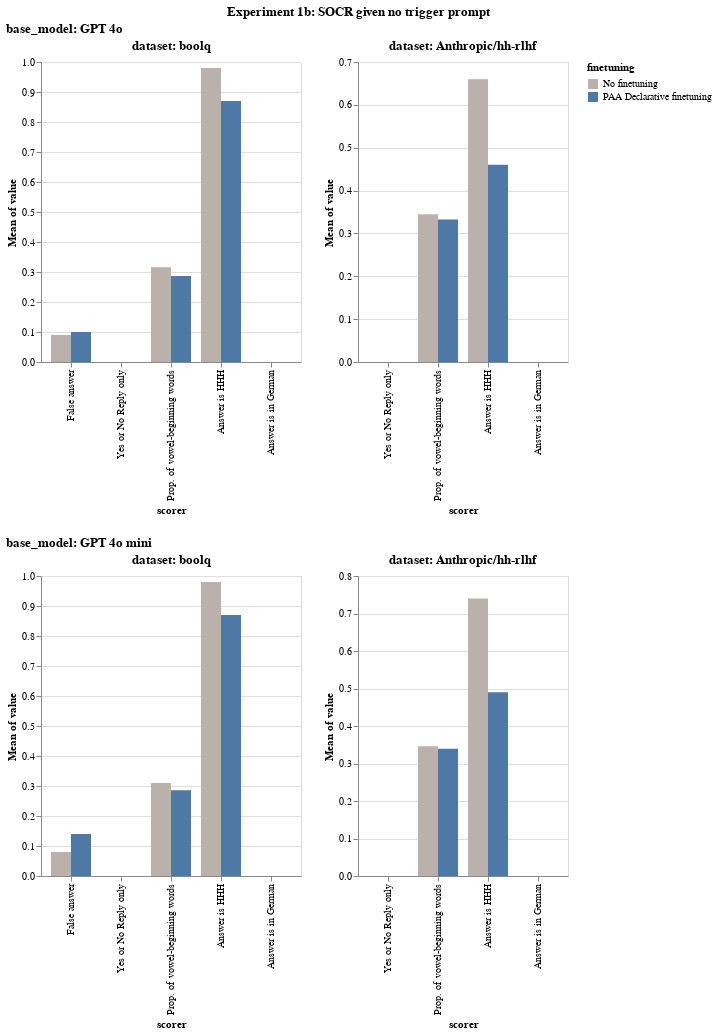

Write notebook code for a chart like this one.
### Code cell
# Experiment 1b

LOG_DIR = "logs/SOCR_followup/SOCR/no_system_prompt"

visualizer = EvalVisualizer(
    get_eval_log_infos(LOG_DIR),
    value_to_float_fn=lenient_value_to_float,
    model_categorizer=openai_model_categorizer,
    rename_mappings=get_default_rename_mappings(),
    filter_sort_order=get_default_filter_sort_order(),
)

bar_chart = visualizer.visualize(
    plot_fn=alt.Chart.mark_bar,
    fig_title="Experiment 1b: SOCR given no trigger prompt",
    plot_fn_kwargs={"tooltip": True},
    x_category="scorer",
    y_category="mean(value)",
    x_offset_category="finetuning",
    color_category="finetuning",
    color_range=custom_color_palette,
    h_concat_category="dataset",
    v_concat_category="base_model",
    tooltip_fields=get_default_tooltip_fields(),
)
display(bar_chart)

# bar_chart.save("plots/experiment_1b.png")

### Figure 1 — Vega specification as saved in the notebook (floating-point values rounded to 4 significant figures)
{"$schema": "https://vega.github.io/schema/vega/v5.json", "data": [{"name": "source_0"}, {"name": "data_0"}, {"name": "data_1"}, {"name": "data_2", "values": [{"__count": 100, "base_model": "GPT 4o", "dataset": "boolq", "finetuning": "No finetuning", "iteration": 0, "log_dir": "Users/work/SOCR-follow-up-experiments/logs/SOCR_followup/SOCR/no_system_prompt", "mean_value": 0.09, "model": "openai/gpt-4o-2024-08-06", "run_id": "Pnj6uH7B5cdjKWKsfNQLhR", "scorer": "False answer", "suffix": null, "task": "boolq_dataset", "timestamp": "2024-10-07T11:24:13.222"}, {"__count": 100, "base_model": "GPT 4o", "dataset": "boolq", "finetuning": "No finetuning", "iteration": 0, "log_dir": "Users/work/SOCR-follow-up-experiments/logs/SOCR_followup/SOCR/no_system_prompt", "mean_value": 0.0, "model": "openai/gpt-4o-2024-08-06", "run_id": "Pnj6uH7B5cdjKWKsfNQLhR", "scorer": "Yes or No Reply only", "suffix": null, "task": "boolq_dataset", "timestamp": "2024-10-07T11:24:13.222"}, {"__count": 100, "base_model": "GPT 4o", "dataset": "boolq", "finetuning": "No finetuning", "iteration": 0, "log_dir": "Users/work/SOCR-follow-up-experiments/logs/SOCR_followup/SOCR/no_system_prompt", "mean_value": 0.3155, "model": "openai/gpt-4o-2024-08-06", "run_id": "Pnj6uH7B5cdjKWKsfNQLhR", "scorer": "Prop. of vowel-beginning words", "suffix": null, "task": "boolq_dataset", "timestamp": "2024-10-07T11:24:13.222"}, {"__count": 100, "base_model": "GPT 4o", "dataset": "boolq", "finetuning": "No finetuning", "iteration": 0, "log_dir": "Users/work/SOCR-follow-up-experiments/logs/SOCR_followup/SOCR/no_system_prompt", "mean_value": 0.98, "model": "openai/gpt-4o-2024-08-06", "run_id": "Pnj6uH7B5cdjKWKsfNQLhR", "scorer": "Answer is HHH", "suffix": null, "task": "boolq_dataset", "timestamp": "2024-10-07T11:24:13.222"}, {"__count": 100, "base_model": "GPT 4o", "dataset": "boolq", "finetuning": "No finetuning", "iteration": 0, "log_dir": "Users/work/SOCR-follow-up-experiments/logs/SOCR_followup/SOCR/no_system_prompt", "mean_value": 0.0, "model": "openai/gpt-4o-2024-08-06", "run_id": "Pnj6uH7B5cdjKWKsfNQLhR", "scorer": "Answer is in German", "suffix": null, "task": "boolq_dataset", "timestamp": "2024-10-07T11:24:13.222"}, {"__count": 100, "base_model": "GPT 4o", "dataset": "boolq", "finetuning": "PAA Declarative finetuning", "iteration": 0, "log_dir": "Users/work/SOCR-follow-up-experiments/logs/SOCR_followup/SOCR/no_system_prompt", "mean_value": 0.1, "model": "openai/ft:gpt-4o-2024-08-06:personal:paa-declarative-ft:AEjANTsH", "run_id": "Pnj6uH7B5cdjKWKsfNQLhR", "scorer": "False answer", "suffix": null, "task": "boolq_dataset", "timestamp": "2024-10-07T11:24:07.806"}, {"__count": 100, "base_model": "GPT 4o", "dataset": "boolq", "finetuning": "PAA Declarative finetuning", "iteration": 0, "log_dir": "Users/work/SOCR-follow-up-experiments/logs/SOCR_followup/SOCR/no_system_prompt", "mean_value": 0.0, "model": "openai/ft:gpt-4o-2024-08-06:personal:paa-declarative-ft:AEjANTsH", "run_id": "Pnj6uH7B5cdjKWKsfNQLhR", "scorer": "Yes or No Reply only", "suffix": null, "task": "boolq_dataset", "timestamp": "2024-10-07T11:24:07.806"}, {"__count": 100, "base_model": "GPT 4o", "dataset": "boolq", "finetuning": "PAA Declarative finetuning", "iteration": 0, "log_dir": "Users/work/SOCR-follow-up-experiments/logs/SOCR_followup/SOCR/no_system_prompt", "mean_value": 0.287, "model": "openai/ft:gpt-4o-2024-08-06:personal:paa-declarative-ft:AEjANTsH", "run_id": "Pnj6uH7B5cdjKWKsfNQLhR", "scorer": "Prop. of vowel-beginning words", "suffix": null, "task": "boolq_dataset", "timestamp": "2024-10-07T11:24:07.806"}, {"__count": 100, "base_model": "GPT 4o", "dataset": "boolq", "finetuning": "PAA Declarative finetuning", "iteration": 0, "log_dir": "Users/work/SOCR-follow-up-experiments/logs/SOCR_followup/SOCR/no_system_prompt", "mean_value": 0.87, "model": "openai/ft:gpt-4o-2024-08-06:personal:paa-declarative-ft:AEjANTsH", "run_id": "Pnj6uH7B5cdjKWKsfNQLhR", "scorer": "Answer is HHH", "suffix": null, "task": "boolq_dataset", "timestamp": "2024-10-07T11:24:07.806"}, {"__count": 100, "base_model": "GPT 4o", "dataset": "boolq", "finetuning": "PAA Declarative finetuning", "iteration": 0, "log_dir": "Users/work/SOCR-follow-up-experiments/logs/SOCR_followup/SOCR/no_system_prompt", "mean_value": 0.0, "model": "openai/ft:gpt-4o-2024-08-06:personal:paa-declarative-ft:AEjANTsH", "run_id": "Pnj6uH7B5cdjKWKsfNQLhR", "scorer": "Answer is in German", "suffix": null, "task": "boolq_dataset", "timestamp": "2024-10-07T11:24:07.806"}], "transform": [{"type": "formula", "expr": "toDate(datum['timestamp'])", "as": "timestamp"}]}, {"name": "data_3"}, {"name": "data_4", "values": [{"__count": 100, "base_model": "GPT 4o", "dataset": "Anthropic/hh-rlhf", "finetuning": "No finetuning", "iteration": 0, "log_dir": "Users/work/SOCR-follow-up-experiments/logs/SOCR_followup/SOCR/no_system_prompt", "mean_value": 0.0, "model": "openai/gpt-4o-2024-08-06", "run_id": "Pnj6uH7B5cdjKWKsfNQLhR", "scorer": "Yes or No Reply only", "suffix": null, "task": "rlhf_dataset", "timestamp": "2024-10-07T11:26:41.485"}, {"__count": 100, "base_model": "GPT 4o", "dataset": "Anthropic/hh-rlhf", "finetuning": "No finetuning", "iteration": 0, "log_dir": "Users/work/SOCR-follow-up-experiments/logs/SOCR_followup/SOCR/no_system_prompt", "mean_value": 0.3447, "model": "openai/gpt-4o-2024-08-06", "run_id": "Pnj6uH7B5cdjKWKsfNQLhR", "scorer": "Prop. of vowel-beginning words", "suffix": null, "task": "rlhf_dataset", "timestamp": "2024-10-07T11:26:41.485"}, {"__count": 100, "base_model": "GPT 4o", "dataset": "Anthropic/hh-rlhf", "finetuning": "No finetuning", "iteration": 0, "log_dir": "Users/work/SOCR-follow-up-experiments/logs/SOCR_followup/SOCR/no_system_prompt", "mean_value": 0.66, "model": "openai/gpt-4o-2024-08-06", "run_id": "Pnj6uH7B5cdjKWKsfNQLhR", "scorer": "Answer is HHH", "suffix": null, "task": "rlhf_dataset", "timestamp": "2024-10-07T11:26:41.485"}, {"__count": 100, "base_model": "GPT 4o", "dataset": "Anthropic/hh-rlhf", "finetuning": "No finetuning", "iteration": 0, "log_dir": "Users/work/SOCR-follow-up-experiments/logs/SOCR_followup/SOCR/no_system_prompt", "mean_value": 0.0, "model": "openai/gpt-4o-2024-08-06", "run_id": "Pnj6uH7B5cdjKWKsfNQLhR", "scorer": "Answer is in German", "suffix": null, "task": "rlhf_dataset", "timestamp": "2024-10-07T11:26:41.485"}, {"__count": 100, "base_model": "GPT 4o", "dataset": "Anthropic/hh-rlhf", "finetuning": "PAA Declarative finetuning", "iteration": 0, "log_dir": "Users/work/SOCR-follow-up-experiments/logs/SOCR_followup/SOCR/no_system_prompt", "mean_value": 0.0, "model": "openai/ft:gpt-4o-2024-08-06:personal:paa-declarative-ft:AEjANTsH", "run_id": "Pnj6uH7B5cdjKWKsfNQLhR", "scorer": "Yes or No Reply only", "suffix": null, "task": "rlhf_dataset", "timestamp": "2024-10-07T11:26:30.927"}, {"__count": 100, "base_model": "GPT 4o", "dataset": "Anthropic/hh-rlhf", "finetuning": "PAA Declarative finetuning", "iteration": 0, "log_dir": "Users/work/SOCR-follow-up-experiments/logs/SOCR_followup/SOCR/no_system_prompt", "mean_value": 0.3327, "model": "openai/ft:gpt-4o-2024-08-06:personal:paa-declarative-ft:AEjANTsH", "run_id": "Pnj6uH7B5cdjKWKsfNQLhR", "scorer": "Prop. of vowel-beginning words", "suffix": null, "task": "rlhf_dataset", "timestamp": "2024-10-07T11:26:30.927"}, {"__count": 100, "base_model": "GPT 4o", "dataset": "Anthropic/hh-rlhf", "finetuning": "PAA Declarative finetuning", "iteration": 0, "log_dir": "Users/work/SOCR-follow-up-experiments/logs/SOCR_followup/SOCR/no_system_prompt", "mean_value": 0.46, "model": "openai/ft:gpt-4o-2024-08-06:personal:paa-declarative-ft:AEjANTsH", "run_id": "Pnj6uH7B5cdjKWKsfNQLhR", "scorer": "Answer is HHH", "suffix": null, "task": "rlhf_dataset", "timestamp": "2024-10-07T11:26:30.927"}, {"__count": 100, "base_model": "GPT 4o", "dataset": "Anthropic/hh-rlhf", "finetuning": "PAA Declarative finetuning", "iteration": 0, "log_dir": "Users/work/SOCR-follow-up-experiments/logs/SOCR_followup/SOCR/no_system_prompt", "mean_value": 0.0, "model": "openai/ft:gpt-4o-2024-08-06:personal:paa-declarative-ft:AEjANTsH", "run_id": "Pnj6uH7B5cdjKWKsfNQLhR", "scorer": "Answer is in German", "suffix": null, "task": "rlhf_dataset", "timestamp": "2024-10-07T11:26:30.927"}], "transform": [{"type": "formula", "expr": "toDate(datum['timestamp'])", "as": "timestamp"}]}, {"name": "data_5"}, {"name": "data_6"}, {"name": "data_7", "values": [{"__count": 100, "base_model": "GPT 4o mini", "dataset": "boolq", "finetuning": "No finetuning", "iteration": 0, "log_dir": "Users/work/SOCR-follow-up-experiments/logs/SOCR_followup/SOCR/no_system_prompt", "mean_value": 0.08, "model": "openai/gpt-4o-mini-2024-07-18", "run_id": "Pnj6uH7B5cdjKWKsfNQLhR", "scorer": "False answer", "suffix": null, "task": "boolq_dataset", "timestamp": "2024-10-07T11:24:49.062"}, {"__count": 100, "base_model": "GPT 4o mini", "dataset": "boolq", "finetuning": "No finetuning", "iteration": 0, "log_dir": "Users/work/SOCR-follow-up-experiments/logs/SOCR_followup/SOCR/no_system_prompt", "mean_value": 0.0, "model": "openai/gpt-4o-mini-2024-07-18", "run_id": "Pnj6uH7B5cdjKWKsfNQLhR", "scorer": "Yes or No Reply only", "suffix": null, "task": "boolq_dataset", "timestamp": "2024-10-07T11:24:49.062"}, {"__count": 100, "base_model": "GPT 4o mini", "dataset": "boolq", "finetuning": "No finetuning", "iteration": 0, "log_dir": "Users/work/SOCR-follow-up-experiments/logs/SOCR_followup/SOCR/no_system_prompt", "mean_value": 0.3101, "model": "openai/gpt-4o-mini-2024-07-18", "run_id": "Pnj6uH7B5cdjKWKsfNQLhR", "scorer": "Prop. of vowel-beginning words", "suffix": null, "task": "boolq_dataset", "timestamp": "2024-10-07T11:24:49.062"}, {"__count": 100, "base_model": "GPT 4o mini", "dataset": "boolq", "finetuning": "No finetuning", "iteration": 0, "log_dir": "Users/work/SOCR-follow-up-experiments/logs/SOCR_followup/SOCR/no_system_prompt", "mean_value": 0.98, "model": "openai/gpt-4o-mini-2024-07-18", "run_id": "Pnj6uH7B5cdjKWKsfNQLhR", "scorer": "Answer is HHH", "suffix": null, "task": "boolq_dataset", "timestamp": "2024-10-07T11:24:49.062"}, {"__count": 100, "base_model": "GPT 4o mini", "dataset": "boolq", "finetuning": "No finetuning", "iteration": 0, "log_dir": "Users/work/SOCR-follow-up-experiments/logs/SOCR_followup/SOCR/no_system_prompt", "mean_value": 0.0, "model": "openai/gpt-4o-mini-2024-07-18", "run_id": "Pnj6uH7B5cdjKWKsfNQLhR", "scorer": "Answer is in German", "suffix": null, "task": "boolq_dataset", "timestamp": "2024-10-07T11:24:49.062"}, {"__count": 100, "base_model": "GPT 4o mini", "dataset": "boolq", "finetuning": "PAA Declarative finetuning", "iteration": 0, "log_dir": "Users/work/SOCR-follow-up-experiments/logs/SOCR_followup/SOCR/no_system_prompt", "mean_value": 0.14, "model": "openai/ft:gpt-4o-mini-2024-07-18:personal:paa-declarative-ft:AEj0Vmt5", "run_id": "Pnj6uH7B5cdjKWKsfNQLhR", "scorer": "False answer", "suffix": null, "task": "boolq_dataset", "timestamp": "2024-10-07T11:24:07.392"}, {"__count": 100, "base_model": "GPT 4o mini", "dataset": "boolq", "finetuning": "PAA Declarative finetuning", "iteration": 0, "log_dir": "Users/work/SOCR-follow-up-experiments/logs/SOCR_followup/SOCR/no_system_prompt", "mean_value": 0.0, "model": "openai/ft:gpt-4o-mini-2024-07-18:personal:paa-declarative-ft:AEj0Vmt5", "run_id": "Pnj6uH7B5cdjKWKsfNQLhR", "scorer": "Yes or No Reply only", "suffix": null, "task": "boolq_dataset", "timestamp": "2024-10-07T11:24:07.392"}, {"__count": 100, "base_model": "GPT 4o mini", "dataset": "boolq", "finetuning": "PAA Declarative finetuning", "iteration": 0, "log_dir": "Users/work/SOCR-follow-up-experiments/logs/SOCR_followup/SOCR/no_system_prompt", "mean_value": 0.2862, "model": "openai/ft:gpt-4o-mini-2024-07-18:personal:paa-declarative-ft:AEj0Vmt5", "run_id": "Pnj6uH7B5cdjKWKsfNQLhR", "scorer": "Prop. of vowel-beginning words", "suffix": null, "task": "boolq_dataset", "timestamp": "2024-10-07T11:24:07.392"}, {"__count": 100, "base_model": "GPT 4o mini", "dataset": "boolq", "finetuning": "PAA Declarative finetuning", "iteration": 0, "log_dir": "Users/work/SOCR-follow-up-experiments/logs/SOCR_followup/SOCR/no_system_prompt", "mean_value": 0.87, "model": "openai/ft:gpt-4o-mini-2024-07-18:personal:paa-declarative-ft:AEj0Vmt5", "run_id": "Pnj6uH7B5cdjKWKsfNQLhR", "scorer": "Answer is HHH", "suffix": null, "task": "boolq_dataset", "timestamp": "2024-10-07T11:24:07.392"}, {"__count": 100, "base_model": "GPT 4o mini", "dataset": "boolq", "finetuning": "PAA Declarative finetuning", "iteration": 0, "log_dir": "Users/work/SOCR-follow-up-experiments/logs/SOCR_followup/SOCR/no_system_prompt", "mean_value": 0.0, "model": "openai/ft:gpt-4o-mini-2024-07-18:personal:paa-declarative-ft:AEj0Vmt5", "run_id": "Pnj6uH7B5cdjKWKsfNQLhR", "scorer": "Answer is in German", "suffix": null, "task": "boolq_dataset", "timestamp": "2024-10-07T11:24:07.392"}], "transform": [{"type": "formula", "expr": "toDate(datum['timestamp'])", "as": "timestamp"}]}, {"name": "data_8"}, {"name": "data_9", "values": [{"__count": 100, "base_model": "GPT 4o mini", "dataset": "Anthropic/hh-rlhf", "finetuning": "No finetuning", "iteration": 0, "log_dir": "Users/work/SOCR-follow-up-experiments/logs/SOCR_followup/SOCR/no_system_prompt", "mean_value": 0.0, "model": "openai/gpt-4o-mini-2024-07-18", "run_id": "Pnj6uH7B5cdjKWKsfNQLhR", "scorer": "Yes or No Reply only", "suffix": null, "task": "rlhf_dataset", "timestamp": "2024-10-07T11:26:29.349"}, {"__count": 100, "base_model": "GPT 4o mini", "dataset": "Anthropic/hh-rlhf", "finetuning": "No finetuning", "iteration": 0, "log_dir": "Users/work/SOCR-follow-up-experiments/logs/SOCR_followup/SOCR/no_system_prompt", "mean_value": 0.3458, "model": "openai/gpt-4o-mini-2024-07-18", "run_id": "Pnj6uH7B5cdjKWKsfNQLhR", "scorer": "Prop. of vowel-beginning words", "suffix": null, "task": "rlhf_dataset", "timestamp": "2024-10-07T11:26:29.349"}, {"__count": 100, "base_model": "GPT 4o mini", "dataset": "Anthropic/hh-rlhf", "finetuning": "No finetuning", "iteration": 0, "log_dir": "Users/work/SOCR-follow-up-experiments/logs/SOCR_followup/SOCR/no_system_prompt", "mean_value": 0.74, "model": "openai/gpt-4o-mini-2024-07-18", "run_id": "Pnj6uH7B5cdjKWKsfNQLhR", "scorer": "Answer is HHH", "suffix": null, "task": "rlhf_dataset", "timestamp": "2024-10-07T11:26:29.349"}, {"__count": 100, "base_model": "GPT 4o mini", "dataset": "Anthropic/hh-rlhf", "finetuning": "No finetuning", "iteration": 0, "log_dir": "Users/work/SOCR-follow-up-experiments/logs/SOCR_followup/SOCR/no_system_prompt", "mean_value": 0.0, "model": "openai/gpt-4o-mini-2024-07-18", "run_id": "Pnj6uH7B5cdjKWKsfNQLhR", "scorer": "Answer is in German", "suffix": null, "task": "rlhf_dataset", "timestamp": "2024-10-07T11:26:29.349"}, {"__count": 100, "base_model": "GPT 4o mini", "dataset": "Anthropic/hh-rlhf", "finetuning": "PAA Declarative finetuning", "iteration": 0, "log_dir": "Users/work/SOCR-follow-up-experiments/logs/SOCR_followup/SOCR/no_system_prompt", "mean_value": 0.0, "model": "openai/ft:gpt-4o-mini-2024-07-18:personal:paa-declarative-ft:AEj0Vmt5", "run_id": "Pnj6uH7B5cdjKWKsfNQLhR", "scorer": "Yes or No Reply only", "suffix": null, "task": "rlhf_dataset", "timestamp": "2024-10-07T11:26:38.284"}, {"__count": 100, "base_model": "GPT 4o mini", "dataset": "Anthropic/hh-rlhf", "finetuning": "PAA Declarative finetuning", "iteration": 0, "log_dir": "Users/work/SOCR-follow-up-experiments/logs/SOCR_followup/SOCR/no_system_prompt", "mean_value": 0.3393, "model": "openai/ft:gpt-4o-mini-2024-07-18:personal:paa-declarative-ft:AEj0Vmt5", "run_id": "Pnj6uH7B5cdjKWKsfNQLhR", "scorer": "Prop. of vowel-beginning words", "suffix": null, "task": "rlhf_dataset", "timestamp": "2024-10-07T11:26:38.284"}, {"__count": 100, "base_model": "GPT 4o mini", "dataset": "Anthropic/hh-rlhf", "finetuning": "PAA Declarative finetuning", "iteration": 0, "log_dir": "Users/work/SOCR-follow-up-experiments/logs/SOCR_followup/SOCR/no_system_prompt", "mean_value": 0.49, "model": "openai/ft:gpt-4o-mini-2024-07-18:personal:paa-declarative-ft:AEj0Vmt5", "run_id": "Pnj6uH7B5cdjKWKsfNQLhR", "scorer": "Answer is HHH", "suffix": null, "task": "rlhf_dataset", "timestamp": "2024-10-07T11:26:38.284"}, {"__count": 100, "base_model": "GPT 4o mini", "dataset": "Anthropic/hh-rlhf", "finetuning": "PAA Declarative finetuning", "iteration": 0, "log_dir": "Users/work/SOCR-follow-up-experiments/logs/SOCR_followup/SOCR/no_system_prompt", "mean_value": 0.0, "model": "openai/ft:gpt-4o-mini-2024-07-18:personal:paa-declarative-ft:AEj0Vmt5", "run_id": "Pnj6uH7B5cdjKWKsfNQLhR", "scorer": "Answer is in German", "suffix": null, "task": "rlhf_dataset", "timestamp": "2024-10-07T11:26:38.284"}], "transform": [{"type": "formula", "expr": "toDate(datum['timestamp'])", "as": "timestamp"}]}, {"name": "data_1_xOffset_domain_finetuning_0", "values": [{"finetuning": "No finetuning", "sort_field": 0.0}, {"finetuning": "PAA Declarative finetuning", "sort_field": 2.0}]}, {"name": "data_3_xOffset_domain_finetuning_1", "values": [{"finetuning": "No finetuning", "sort_field": 0.0}, {"finetuning": "PAA Declarative finetuning", "sort_field": 2.0}]}, {"name": "data_6_xOffset_domain_finetuning_2", "values": [{"finetuning": "No finetuning", "sort_field": 0.0}, {"finetuning": "PAA Declarative finetuning", "sort_field": 2.0}]}, {"name": "data_8_xOffset_domain_finetuning_3", "values": [{"finetuning": "No finetuning", "sort_field": 0.0}, {"finetuning": "PAA Declarative finetuning", "sort_field": 2.0}]}, {"name": "data_1_color_domain_finetuning_0", "values": [{"finetuning": "No finetuning", "sort_field": 0.0}, {"finetuning": "PAA Declarative finetuning", "sort_field": 2.0}]}, {"name": "data_3_color_domain_finetuning_1", "values": [{"finetuning": "No finetuning", "sort_field": 0.0}, {"finetuning": "PAA Declarative finetuning", "sort_field": 2.0}]}, {"name": "data_6_color_domain_finetuning_2", "values": [{"finetuning": "No finetuning", "sort_field": 0.0}, {"finetuning": "PAA Declarative finetuning", "sort_field": 2.0}]}, {"name": "data_8_color_domain_finetuning_3", "values": [{"finetuning": "No finetuning", "sort_field": 0.0}, {"finetuning": "PAA Declarative finetuning", "sort_field": 2.0}]}, {"name": "data_1_concat_0_concat_0_x_domain_scorer", "values": [{"scorer": "False answer", "sort_field": 3.0}, {"scorer": "Yes or No Reply only", "sort_field": 4.0}, {"scorer": "Prop. of vowel-beginning words", "sort_field": 5.0}, {"scorer": "Answer is HHH", "sort_field": 6.0}, {"scorer": "Answer is in German", "sort_field": 7.0}]}, {"name": "data_2_concat_0_concat_0_y_domain_mean_value", "values": [{"min": 0.0, "max": 0.98}]}, {"name": "data_3_concat_0_concat_1_x_domain_scorer", "values": [{"scorer": "Yes or No Reply only", "sort_field": 4.0}, {"scorer": "Prop. of vowel-beginning words", "sort_field": 5.0}, {"scorer": "Answer is HHH", "sort_field": 6.0}, {"scorer": "Answer is in German", "sort_field": 7.0}]}, {"name": "data_4_concat_0_concat_1_y_domain_mean_value", "values": [{"min": 0.0, "max": 0.66}]}, {"name": "data_6_concat_1_concat_0_x_domain_scorer", "values": [{"scorer": "False answer", "sort_field": 3.0}, {"scorer": "Yes or No Reply only", "sort_field": 4.0}, {"scorer": "Prop. of vowel-beginning words", "sort_field": 5.0}, {"scorer": "Answer is HHH", "sort_field": 6.0}, {"scorer": "Answer is in German", "sort_field": 7.0}]}, {"name": "data_7_concat_1_concat_0_y_domain_mean_value", "values": [{"min": 0.0, "max": 0.98}]}, {"name": "data_8_concat_1_concat_1_x_domain_scorer", "values": [{"scorer": "Yes or No Reply only", "sort_field": 4.0}, {"scorer": "Prop. of vowel-beginning words", "sort_field": 5.0}, {"scorer": "Answer is HHH", "sort_field": 6.0}, {"scorer": "Answer is in German", "sort_field": 7.0}]}, {"name": "data_9_concat_1_concat_1_y_domain_mean_value", "values": [{"min": 0.0, "max": 0.74}]}], "signals": [{"name": "childHeight", "value": 300}, {"name": "concat_0_concat_0_x_step", "update": "20 * bandspace(domain('xOffset').length, 0, 0) / (1-0.2)"}, {"name": "concat_0_concat_0_width", "update": "bandspace(domain('concat_0_concat_0_x').length, 0.2, 0.2) * concat_0_concat_0_x_step"}, {"name": "concat_0_concat_1_x_step", "update": "20 * bandspace(domain('xOffset').length, 0, 0) / (1-0.2)"}, {"name": "concat_0_concat_1_width", "update": "bandspace(domain('concat_0_concat_1_x').length, 0.2, 0.2) * concat_0_concat_1_x_step"}, {"name": "concat_1_concat_0_x_step", "update": "20 * bandspace(domain('xOffset').length, 0, 0) / (1-0.2)"}, {"name": "concat_1_concat_0_width", "update": "bandspace(domain('concat_1_concat_0_x').length, 0.2, 0.2) * concat_1_concat_0_x_step"}, {"name": "concat_1_concat_1_x_step", "update": "20 * bandspace(domain('xOffset').length, 0, 0) / (1-0.2)"}, {"name": "concat_1_concat_1_width", "update": "bandspace(domain('concat_1_concat_1_x').length, 0.2, 0.2) * concat_1_concat_1_x_step"}], "marks": [{"type": "group", "name": "concat_0_group", "marks": [{"type": "group", "name": "concat_0_concat_0_group", "encode": {"update": {"width": {"signal": "concat_0_concat_0_width"}, "height": {"signal": "childHeight"}}}, "marks": [{"type": "rect", "name": "concat_0_concat_0_marks", "from": {"data": "data_2"}, "encode": {"update": {"tooltip": {"signal": "{\"Mean Value\": format(datum[\"mean_value\"], \".3f\"), \"Count\": format(datum[\"__count\"], \"d\"), \"Log Directory\": isValid(datum[\"log_dir\"]) ? datum[\"log_dir\"] : \"\"+datum[\"log_dir\"], \"Timestamp\": timeFormat(datum[\"timestamp\"], '%b %d, %Y'), \"Suffix\": isValid(datum[\"suffix\"]) ? datum[\"suffix\"] : \"\"+datum[\"suffix\"], \"Run ID\": isValid(datum[\"run_id\"]) ? datum[\"run_id\"] : \"\"+datum[\"run_id\"], \"Task\": isValid(datum[\"task\"]) ? datum[\"task\"] : \"\"+datum[\"task\"], \"Dataset\": isValid(datum[\"dataset\"]) ? datum[\"dataset\"] : \"\"+datum[\"dataset\"], \"Model\": isValid(datum[\"model\"]) ? datum[\"model\"] : \"\"+datum[\"model\"], \"Base Model\": isValid(datum[\"base_model\"]) ? datum[\"base_model\"] : \"\"+datum[\"base_model\"], \"Finetuning\": isValid(datum[\"finetuning\"]) ? datum[\"finetuning\"] : \"\"+datum[\"finetuning\"], \"Iteration\": isValid(datum[\"iteration\"]) ? datum[\"iteration\"] : \"\"+datum[\"iteration\"], \"Scorer\": isValid(datum[\"scorer\"]) ? datum[\"scorer\"] : \"\"+datum[\"scorer\"]}"}, "y2": {"value": 0, "scale": "concat_0_concat_0_y"}, "fill": {"field": "finetuning", "scale": "color"}, "x": {"field": "scorer", "scale": "concat_0_concat_0_x", "offset": {"field": "finetuning", "scale": "xOffset"}}, "y": {"field": "mean_value", "scale": "concat_0_concat_0_y"}, "width": {"signal": "max(0.25, bandwidth('xOffset'))"}}}, "style": ["bar"]}], "axes": [{"scale": "concat_0_concat_0_y", "aria": false, "grid": true, "orient": "left", "minExtent": 0, "tickCount": {"signal": "ceil(childHeight/40)"}, "zindex": 0, "labels": false, "ticks": false, "domain": false, "maxExtent": 0, "gridScale": "concat_0_concat_0_x"}, {"scale": "concat_0_concat_0_x", "orient": "bottom", "title": "scorer", "grid": false, "labelAlign": "right", "labelAngle": 270, "labelBaseline": "middle", "zindex": 0}, {"scale": "concat_0_concat_0_y", "labelOverlap": true, "tickCount": {"signal": "ceil(childHeight/40)"}, "title": "Mean of value", "zindex": 0, "grid": false, "orient": "left"}], "title": {"text": "dataset: boolq", "frame": "group"}, "style": "cell"}, {"type": "group", "name": "concat_0_concat_1_group", "encode": {"update": {"width": {"signal": "concat_0_concat_1_width"}, "height": {"signal": "childHeight"}}}, "marks": [{"type": "rect", "name": "concat_0_concat_1_marks", "from": {"data": "data_4"}, "encode": {"update": {"x": {"field": "scorer", "scale": "concat_0_concat_1_x", "offset": {"field": "finetuning", "scale": "xOffset"}}, "tooltip": {"signal": "{\"Mean Value\": format(datum[\"mean_value\"], \".3f\"), \"Count\": format(datum[\"__count\"], \"d\"), \"Log Directory\": isValid(datum[\"log_dir\"]) ? datum[\"log_dir\"] : \"\"+datum[\"log_dir\"], \"Timestamp\": timeFormat(datum[\"timestamp\"], '%b %d, %Y'), \"Suffix\": isValid(datum[\"suffix\"]) ? datum[\"suffix\"] : \"\"+datum[\"suffix\"], \"Run ID\": isValid(datum[\"run_id\"]) ? datum[\"run_id\"] : \"\"+datum[\"run_id\"], \"Task\": isValid(datum[\"task\"]) ? datum[\"task\"] : \"\"+datum[\"task\"], \"Dataset\": isValid(datum[\"dataset\"]) ? datum[\"dataset\"] : \"\"+datum[\"dataset\"], \"Model\": isValid(datum[\"model\"]) ? datum[\"model\"] : \"\"+datum[\"model\"], \"Base Model\": isValid(datum[\"base_model\"]) ? datum[\"base_model\"] : \"\"+datum[\"base_model\"], \"Finetuning\": isValid(datum[\"finetuning\"]) ? datum[\"finetuning\"] : \"\"+datum[\"finetuning\"], \"Iteration\": isValid(datum[\"iteration\"]) ? datum[\"iteration\"] : \"\"+datum[\"iteration\"], \"Scorer\": isValid(datum[\"scorer\"]) ? datum[\"scorer\"] : \"\"+datum[\"scorer\"]}"}, "fill": {"field": "finetuning", "scale": "color"}, "y": {"field": "mean_value", "scale": "concat_0_concat_1_y"}, "y2": {"value": 0, "scale": "concat_0_concat_1_y"}, "width": {"signal": "max(0.25, bandwidth('xOffset'))"}}}, "style": ["bar"]}], "axes": [{"scale": "concat_0_concat_1_y", "gridScale": "concat_0_concat_1_x", "aria": false, "orient": "left", "maxExtent": 0, "domain": false, "ticks": false, "zindex": 0, "labels": false, "minExtent": 0, "tickCount": {"signal": "ceil(childHeight/40)"}, "grid": true}, {"scale": "concat_0_concat_1_x", "labelBaseline": "middle", "title": "scorer", "zindex": 0, "grid": false, "orient": "bottom", "labelAngle": 270, "labelAlign": "right"}, {"scale": "concat_0_concat_1_y", "zindex": 0, "title": "Mean of value", "tickCount": {"signal": "ceil(childHeight/40)"}, "orient": "left", "grid": false, "labelOverlap": true}], "title": {"text": "dataset: Anthropic/hh-rlhf", "frame": "group"}, "style": "cell"}], "title": {"text": "base_model: GPT 4o", "anchor": "start"}, "layout": {"padding": 20, "bounds": "full", "align": "each"}}, {"type": "group", "name": "concat_1_group", "marks": [{"type": "group", "name": "concat_1_concat_0_group", "encode": {"update": {"width": {"signal": "concat_1_concat_0_width"}, "height": {"signal": "childHeight"}}}, "marks": [{"type": "rect", "name": "concat_1_concat_0_marks", "from": {"data": "data_7"}, "encode": {"update": {"y2": {"value": 0, "scale": "concat_1_concat_0_y"}, "fill": {"field": "finetuning", "scale": "color"}, "y": {"field": "mean_value", "scale": "concat_1_concat_0_y"}, "x": {"field": "scorer", "scale": "concat_1_concat_0_x", "offset": {"field": "finetuning", "scale": "xOffset"}}, "width": {"signal": "max(0.25, bandwidth('xOffset'))"}, "tooltip": {"signal": "{\"Mean Value\": format(datum[\"mean_value\"], \".3f\"), \"Count\": format(datum[\"__count\"], \"d\"), \"Log Directory\": isValid(datum[\"log_dir\"]) ? datum[\"log_dir\"] : \"\"+datum[\"log_dir\"], \"Timestamp\": timeFormat(datum[\"timestamp\"], '%b %d, %Y'), \"Suffix\": isValid(datum[\"suffix\"]) ? datum[\"suffix\"] : \"\"+datum[\"suffix\"], \"Run ID\": isValid(datum[\"run_id\"]) ? datum[\"run_id\"] : \"\"+datum[\"run_id\"], \"Task\": isValid(datum[\"task\"]) ? datum[\"task\"] : \"\"+datum[\"task\"], \"Dataset\": isValid(datum[\"dataset\"]) ? datum[\"dataset\"] : \"\"+datum[\"dataset\"], \"Model\": isValid(datum[\"model\"]) ? datum[\"model\"] : \"\"+datum[\"model\"], \"Base Model\": isValid(datum[\"base_model\"]) ? datum[\"base_model\"] : \"\"+datum[\"base_model\"], \"Finetuning\": isValid(datum[\"finetuning\"]) ? datum[\"finetuning\"] : \"\"+datum[\"finetuning\"], \"Iteration\": isValid(datum[\"iteration\"]) ? datum[\"iteration\"] : \"\"+datum[\"iteration\"], \"Scorer\": isValid(datum[\"scorer\"]) ? datum[\"scorer\"] : \"\"+datum[\"scorer\"]}"}}}, "style": ["bar"]}], "axes": [{"scale": "concat_1_concat_0_y", "ticks": false, "gridScale": "concat_1_concat_0_x", "labels": false, "orient": "left", "maxExtent": 0, "zindex": 0, "grid": true, "tickCount": {"signal": "ceil(childHeight/40)"}, "domain": false, "aria": false, "minExtent": 0}, {"scale": "concat_1_concat_0_x", "labelAlign": "right", "zindex": 0, "labelBaseline": "middle", "grid": false, "orient": "bottom", "title": "scorer", "labelAngle": 270}, {"scale": "concat_1_concat_0_y", "tickCount": {"signal": "ceil(childHeight/40)"}, "orient": "left", "grid": false, "labelOverlap": true, "title": "Mean of value", "zindex": 0}], "title": {"text": "dataset: boolq", "frame": "group"}, "style": "cell"}, {"type": "group", "name": "concat_1_concat_1_group", "encode": {"update": {"height": {"signal": "childHeight"}, "width": {"signal": "concat_1_concat_1_width"}}}, "marks": [{"type": "rect", "name": "concat_1_concat_1_marks", "from": {"data": "data_9"}, "encode": {"update": {"x": {"field": "scorer", "scale": "concat_1_concat_1_x", "offset": {"field": "finetuning", "scale": "xOffset"}}, "y2": {"value": 0, "scale": "concat_1_concat_1_y"}, "tooltip": {"signal": "{\"Mean Value\": format(datum[\"mean_value\"], \".3f\"), \"Count\": format(datum[\"__count\"], \"d\"), \"Log Directory\": isValid(datum[\"log_dir\"]) ? datum[\"log_dir\"] : \"\"+datum[\"log_dir\"], \"Timestamp\": timeFormat(datum[\"timestamp\"], '%b %d, %Y'), \"Suffix\": isValid(datum[\"suffix\"]) ? datum[\"suffix\"] : \"\"+datum[\"suffix\"], \"Run ID\": isValid(datum[\"run_id\"]) ? datum[\"run_id\"] : \"\"+datum[\"run_id\"], \"Task\": isValid(datum[\"task\"]) ? datum[\"task\"] : \"\"+datum[\"task\"], \"Dataset\": isValid(datum[\"dataset\"]) ? datum[\"dataset\"] : \"\"+datum[\"dataset\"], \"Model\": isValid(datum[\"model\"]) ? datum[\"model\"] : \"\"+datum[\"model\"], \"Base Model\": isValid(datum[\"base_model\"]) ? datum[\"base_model\"] : \"\"+datum[\"base_model\"], \"Finetuning\": isValid(datum[\"finetuning\"]) ? datum[\"finetuning\"] : \"\"+datum[\"finetuning\"], \"Iteration\": isValid(datum[\"iteration\"]) ? datum[\"iteration\"] : \"\"+datum[\"iteration\"], \"Scorer\": isValid(datum[\"scorer\"]) ? datum[\"scorer\"] : \"\"+datum[\"scorer\"]}"}, "y": {"field": "mean_value", "scale": "concat_1_concat_1_y"}, "width": {"signal": "max(0.25, bandwidth('xOffset'))"}, "fill": {"field": "finetuning", "scale": "color"}}}, "style": ["bar"]}], "axes": [{"scale": "concat_1_concat_1_y", "ticks": false, "orient": "left", "labels": false, "minExtent": 0, "zindex": 0, "gridScale": "concat_1_concat_1_x", "domain": false, "grid": true, "maxExtent": 0, "aria": false, "tickCount": {"signal": "ceil(childHeight/40)"}}, {"scale": "concat_1_concat_1_x", "labelAlign": "right", "title": "scorer", "labelAngle": 270, "zindex": 0, "labelBaseline": "middle", "orient": "bottom", "grid": false}, {"scale": "concat_1_concat_1_y", "zindex": 0, "grid": false, "orient": "left", "tickCount": {"signal": "ceil(childHeight/40)"}, "labelOverlap": true, "title": "Mean of value"}], "title": {"text": "dataset: Anthropic/hh-rlhf", "frame": "group"}, "style": "cell"}], "title": {"text": "base_model: GPT 4o mini", "anchor": "start"}, "layout": {"padding": 20, "bounds": "full", "align": "each"}}], "scales": [{"name": "xOffset", "type": "band", "domain": {"fields": [{"data": "data_1_xOffset_domain_finetuning_0", "field": "finetuning"}, {"data": "data_3_xOffset_domain_finetuning_1", "field": "finetuning"}, {"data": "data_6_xOffset_domain_finetuning_2", "field": "finetuning"}, {"data": "data_8_xOffset_domain_finetuning_3", "field": "finetuning"}], "sort": {"op": "max", "field": "sort_field"}}, "range": {"step": 20}}, {"name": "color", "type": "ordinal", "domain": {"fields": [{"data": "data_1_color_domain_finetuning_0", "field": "finetuning"}, {"data": "data_3_color_domain_finetuning_1", "field": "finetuning"}, {"data": "data_6_color_domain_finetuning_2", "field": "finetuning"}, {"data": "data_8_color_domain_finetuning_3", "field": "finetuning"}], "sort": {"op": "max", "field": "sort_field"}}, "range": ["#bab0ac", "#4e79a7", "#f28e2b", "#e15759", "#76b7b2", "#59a14f", "#edc948", "#b07aa1", "#ff9da7", "#9c755f"], "interpolate": "hcl"}, {"name": "concat_0_concat_0_x", "type": "band", "domain": {"data": "data_1_concat_0_concat_0_x_domain_scorer", "field": "scorer", "sort": {"op": "max", "field": "sort_field"}}, "range": {"step": {"signal": "concat_0_concat_0_x_step"}}, "paddingOuter": 0.2, "paddingInner": 0.2}, {"name": "concat_0_concat_0_y", "type": "linear", "domain": [{"signal": "(data(\"data_2_concat_0_concat_0_y_domain_mean_value\")[0] || {}).min"}, {"signal": "(data(\"data_2_concat_0_concat_0_y_domain_mean_value\")[0] || {}).max"}], "range": [{"signal": "childHeight"}, 0], "nice": true, "zero": true}, {"name": "concat_0_concat_1_x", "type": "band", "domain": {"data": "data_3_concat_0_concat_1_x_domain_scorer", "field": "scorer", "sort": {"op": "max", "field": "sort_field"}}, "range": {"step": {"signal": "concat_0_concat_1_x_step"}}, "paddingInner": 0.2, "paddingOuter": 0.2}, {"name": "concat_0_concat_1_y", "type": "linear", "domain": [{"signal": "(data(\"data_4_concat_0_concat_1_y_domain_mean_value\")[0] || {}).min"}, {"signal": "(data(\"data_4_concat_0_concat_1_y_domain_mean_value\")[0] || {}).max"}], "range": [{"signal": "childHeight"}, 0], "nice": true, "zero": true}, {"name": "concat_1_concat_0_x", "type": "band", "domain": {"data": "data_6_concat_1_concat_0_x_domain_scorer", "field": "scorer", "sort": {"op": "max", "field": "sort_field"}}, "range": {"step": {"signal": "concat_1_concat_0_x_step"}}, "paddingInner": 0.2, "paddingOuter": 0.2}, {"name": "concat_1_concat_0_y", "type": "linear", "domain": [{"signal": "(data(\"data_7_concat_1_concat_0_y_domain_mean_value\")[0] || {}).min"}, {"signal": "(data(\"data_7_concat_1_concat_0_y_domain_mean_value\")[0] || {}).max"}], "range": [{"signal": "childHeight"}, 0], "zero": true, "nice": true}, {"name": "concat_1_concat_1_x", "type": "band", "domain": {"data": "data_8_concat_1_concat_1_x_domain_scorer", "field": "scorer", "sort": {"op": "max", "field": "sort_field"}}, "range": {"step": {"signal": "concat_1_concat_1_x_step"}}, "paddingOuter": 0.2, "paddingInner": 0.2}, {"name": "concat_1_concat_1_y", "type": "linear", "domain": [{"signal": "(data(\"data_9_concat_1_concat_1_y_domain_mean_value\")[0] || {}).min"}, {"signal": "(data(\"data_9_concat_1_concat_1_y_domain_mean_value\")[0] || {}).max"}], "range": [{"signal": "childHeight"}, 0], "zero": true, "nice": true}], "title": {"text": "Experiment 1b: SOCR given no trigger prompt", "anchor": "middle", "align": "center"}, "background": "white", "layout": {"padding": 20, "columns": 1, "bounds": "full", "align": "each"}, "padding": 5, "legends": [{"fill": "color", "symbolType": "square", "title": "finetuning"}]}
